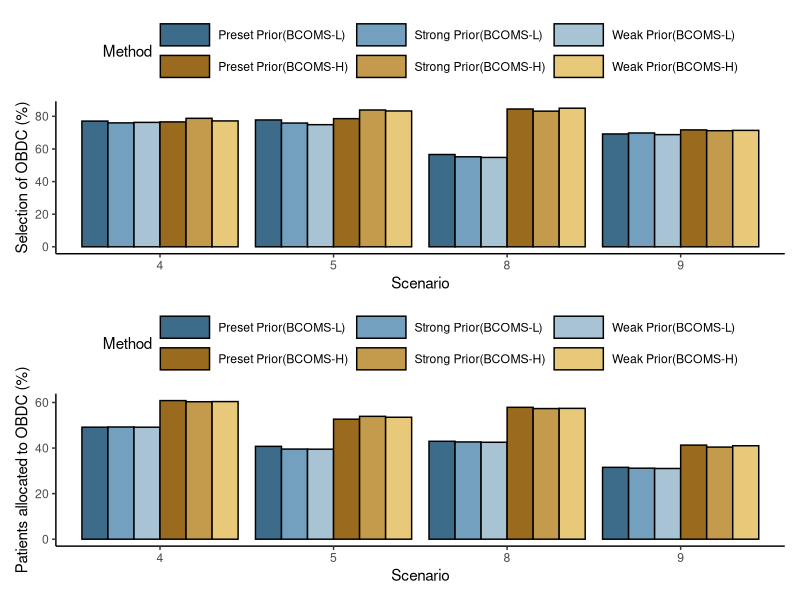

The R source for this figure:
setwd("plot")
library(ggplot2)
library(dplyr)
library(patchwork)

# ===================== 数据：4 个 Scenario + 6 种方法 =====================
df <- data.frame(
    Scenario = factor(rep(c(4,5,8,9), each = 6)), # 4 个场景 × 6 种方法
    Method = factor(
        rep(c(
            "Preset Prior(BCOMS-L)",
            "Strong Prior(BCOMS-L)",
            "Weak Prior(BCOMS-L)",
            "Preset Prior(BCOMS-H)",
            "Strong Prior(BCOMS-H)",
            "Weak Prior(BCOMS-H)"
        ), 4),
        levels = c(
            "Preset Prior(BCOMS-L)",
            "Strong Prior(BCOMS-L)",
            "Weak Prior(BCOMS-L)",
            "Preset Prior(BCOMS-H)",
            "Strong Prior(BCOMS-H)",
            "Weak Prior(BCOMS-H)"
        )
    ),
    # 4×6=24 个 Sel 数值
    Sel = c(
        77.1, 76.0, 76.3, 76.6, 78.8, 77.2, # Scenario 4
        77.8, 75.9, 74.9, 78.6, 83.9, 83.3, # Scenario 5
        56.6, 55.2, 54.8, 84.5, 83.2, 85.0, # Scenario 8
        69.2, 69.8, 68.8, 71.7, 71.2, 71.4  # Scenario 9
    ),
    # 4×6=24 个 Pat 数值
    Pat = c(
        49.17, 49.25, 49.16, 60.84, 60.34, 60.41, # Scenario 4
        40.75, 39.56, 39.51, 52.68, 53.93, 53.53, # Scenario 5
        42.98, 42.69, 42.55, 57.89, 57.34, 57.43, # Scenario 8
        31.54, 31.17, 31.04, 41.30, 40.43, 41.02  # Scenario 9
    )
)

# ===================== 6 种方法配色（专业蓝黄配色，区分度高） =====================
colors <- c(
    "Preset Prior(BCOMS-L)"    = "#3d6b8a",
    "Strong Prior(BCOMS-L)"      = "#74a0c0",
    "Weak Prior(BCOMS-L)"   = "#a8c4d4",
    "Preset Prior(BCOMS-H)"   = "#9a6b1f",
    "Strong Prior(BCOMS-H)"     = "#c49b4d",
    "Weak Prior(BCOMS-H)"  = "#e8c97a"
)

# ===================== 绘图函数 =====================
make_plot <- function(data, y_var, y_label) {
    ggplot(data, aes(x = Scenario, y = .data[[y_var]], fill = Method)) +
        geom_col(position = position_dodge(width = 0.9), color = "black", na.rm = TRUE) +
        scale_fill_manual(values = colors) +
        labs(x = "Scenario", y = y_label) +
        theme_classic() +
        theme(
            legend.position = "top",
            legend.key.width = unit(1.3, "cm"),
            plot.title = element_text(hjust = 0)
        )+
        # 强制图例2行，按顺序填充：前3个第一行，后3个第二行
        guides(fill = guide_legend(nrow = 2, byrow = TRUE))
}

# ===================== 出图 =====================
p1 <- make_plot(df, "Sel", "Selection of OBDC (%)")
p2 <- make_plot(df, "Pat", "Patients allocated to OBDC (%)")

p_final <- p1 / p2
pdf("output/sensitivity_prior.pdf", width = 12, height = 9)
print(p_final)
dev.off()
